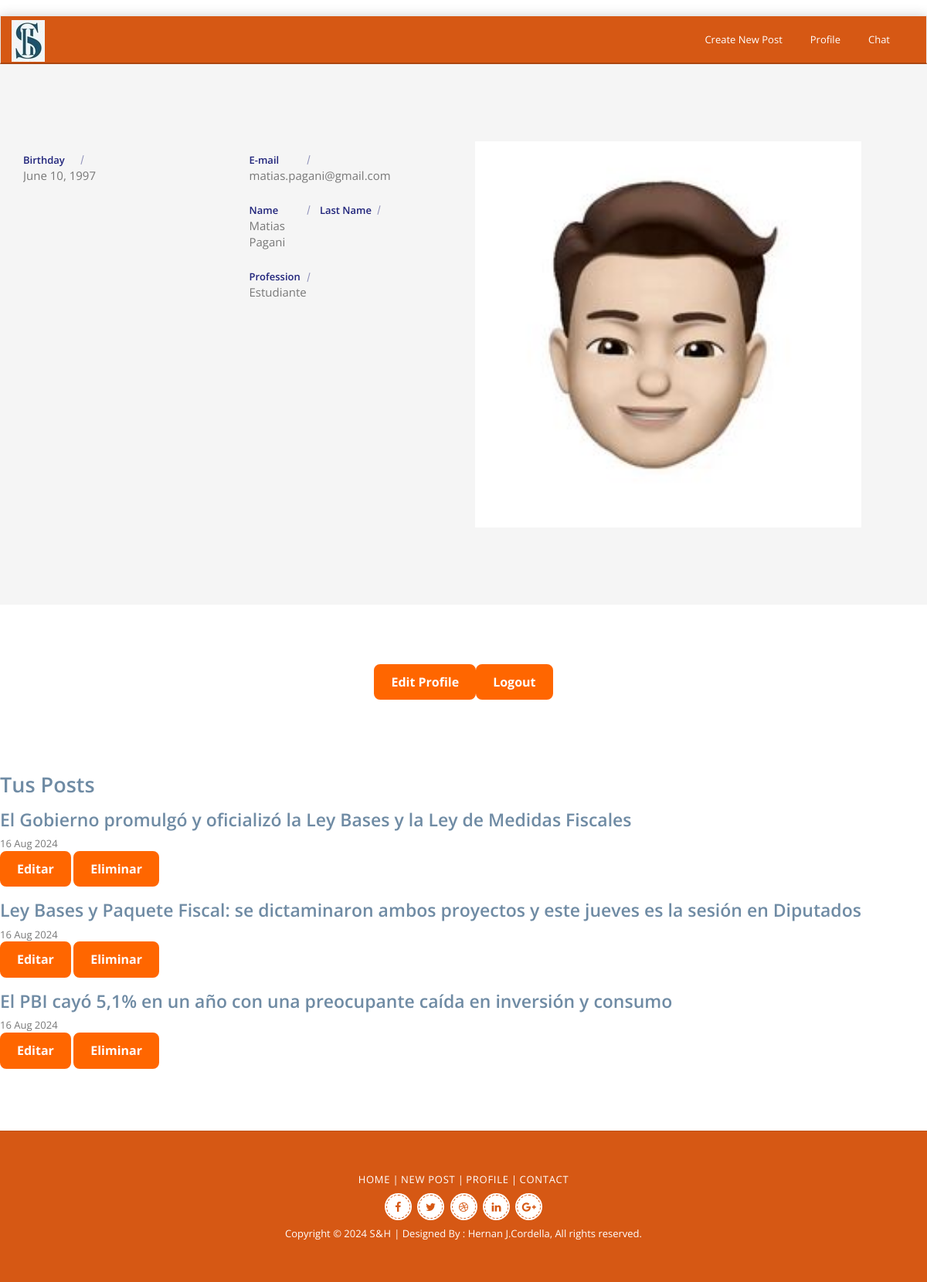
Page /profile/ (signed in) on the committed database.
### appcoder/models.py (models this page shows, shortened)
class Profile(models.Model):
    user = models.OneToOneField(User, on_delete=models.CASCADE)
    avatar = models.ImageField(upload_to='avatars/', blank=True, null=True)
    first_name = models.CharField(max_length=30)
    last_name = models.CharField(max_length=30)
    email = models.EmailField()
    birth_date = models.DateField(blank=True, null=True)
    profession = models.CharField(max_length=50, blank=True)

class Post(models.Model):
    title = models.CharField(max_length=200)
    introduction = models.TextField(blank=True, null=True)
    content = models.TextField()
    user = models.ForeignKey(User, on_delete=models.CASCADE)
    created_at = models.DateTimeField(auto_now_add=True)
    image = models.ImageField(upload_to='post_images/', blank=True, null=True)

### appcoder/views.py (the view)
# urls.py: path('profile/', profile_view, name='profile'),
@login_required
def profile_view(request):
    user = request.user
    posts = Post.objects.filter(user=user)
    profile, created = Profile.objects.get_or_create(user=user)
    if request.method == 'POST':
        form = ProfileForm(request.POST, request.FILES, instance=profile)
        if form.is_valid():
            form.save()
            return redirect('profile')
    else:
        form = ProfileForm(instance=profile)
        return render(request, 'appcoder/profile.html', {
        'form': form,
        'posts': posts,
        'user': user
    })

### appcoder/templates/appcoder/profile.html (shortened to what this page needs)
{% extends 'appcoder/baseblog.html' %}
{% load static %}
{% block profile %}
<body>
    <link href="{% static 'appcoder/css/profile.css' %}" rel="stylesheet" />
    <section class="section about-section gray-bg" id="about">
        <div class="container">
            <div class="row align-items-center flex-row-reverse">
                <div class="col-lg-6">
                    <div class="about-text go-to">
                        <div class="row about-list">
                            <div class="col-md-6">
                                <div class="media">
                                    <label>Birthday</label>
                                    <p>{{ form.birth_date.value }}</p>
                                </div>
                            </div>
                            <div class="col-md-6">
                                <div class="media">
                                    <label>E-mail</label>
                                    <p>{{ form.email.value }}</p>
                                </div>
                                <div class="media">
                                    <label> Name</label>
                                    <label>Last Name</label>
                                    <p> {{ request.user.username }}</p>
                                    <p> {{ form.last_name.value }}</p>
                                </div>
                                <div class="media">
                                    <label>Profession</label>
                                    <p> {{ form.profession.value }} </p>
                                </div>
                            </div>
                        </div>
                    </div>
                </div>
                <div class="col-lg-6">
                    <div class="about-avatar">
                        {% if form.avatar.value %}
                                <img src="{{ form.avatar.value.url }}" alt="Avatar" style="width:500px;height:500px;">
                        {% else %}
                            <p>No avatar set.</p>
                        {% endif %}
                    </div>
                </div>
            </div>
                        </div>
                    </div>
        <div class="btnsection">
            <button class="btn btn-edit" onclick="toggleEditSection()">Edit Profile</button>
            <a href="{% url 'login' %}" class="btn btn-logout">Logout</a>
        </div>
        <div class="posts-section">
            <h2>Tus Posts</h2>
            <div class="posts-list">
                {% for post in posts %}
                    <div class="post-card">
                        <h3>{{ post.title }}</h3>
                        <p class="post-date">{{ post.created_at|date:"d M Y" }}</p>
                        <div class="post-actions">
                            <a href="{% url 'edit_post' post.id %}" class="btn btn-secondary">Editar</a>
                            <a href="{% url 'delete_post' post.id %}" class="btn btn-danger">Eliminar</a>
                        </div>
                    </div>
                {% empty %}
                    <p class="no-posts">No has creado ningún post todavía.</p>
                {% endfor %}
            </div>
        </div>
</body>
{% endblock profile %}

### appcoder/static/appcoder/css/styleblog.css (style rules this page uses)
body { font-family: 'Open Sans', Sans Serif; font-weight: 400; color: #545454; -webkit-font-smoothing: antialiased; }
h1,h2,h3,h4,h5,h6 { font-family: 'Open Sans', Sans Serif; font-weight: 600; }
p { margin:0; padding:0; color: #787878; }
a { text-decoration: none; color: #d65814; }

### appcoder/static/appcoder/css/profile.css (style rules this page uses)
body { color: #6F8BA4; margin-top:20px; }
.section { padding: 100px 0; position: relative; }
.gray-bg { background-color: #f5f5f5; }
img { max-width: 100%; }
img { vertical-align: middle; border-style: none; }
.about-text p { font-size: 18px; max-width: 450px; }
.about-list { padding-top: 10px; }
.about-list .media { padding: 5px 0; }
.about-list label { color: #20247b; font-weight: 600; width: 88px; margin: 0; position: relative; }
.about-list label:after { content: ""; position: absolute; top: 0; bottom: 0; right: 11px; width: 1px; height: 12px; background: #20247b; -moz-transform: rotate(15deg); -o-transform: rotate(15deg); -ms-transform: rotate(15deg); -webkit-transform: rotate(15deg); transform: rotate(15deg); margin: auto; opacity: 0.5; }
.about-list p { margin: 0; font-size: 15px; }
.btn { display: inline-block; padding: 10px 20px; font-size: 16px; font-weight: bold; color: #fff; background-color: #ff6600; text-align: center; text-decoration: none; border-radius: 8px; border: 2px solid #ff6600; transition: background-color 0.3s, border-color 0.3s; }
.btnsection { display: flex; justify-content: center; align-items: center; height: 200px; }

### rows in the picture
Profile: birth_date.value "June 10, 1997", email.value "matias.pagani@gmail.com", last_name.value "Pagani", profession.value "Estudiante"
Post: title "El Gobierno promulgó y oficializó la Ley Bases y la Ley de Medidas Fiscales", created_at "16 Aug 2024"
Post: title "Ley Bases y Paquete Fiscal: se dictaminaron ambos proyectos y este jueves es la sesión en Diputados", created_at "16 Aug 2024"
Post: title "El PBI cayó 5,1% en un año con una preocupante caída en inversión y consumo", created_at "16 Aug 2024"

### other values in the picture
{{ request.user.username }} "Matias"
